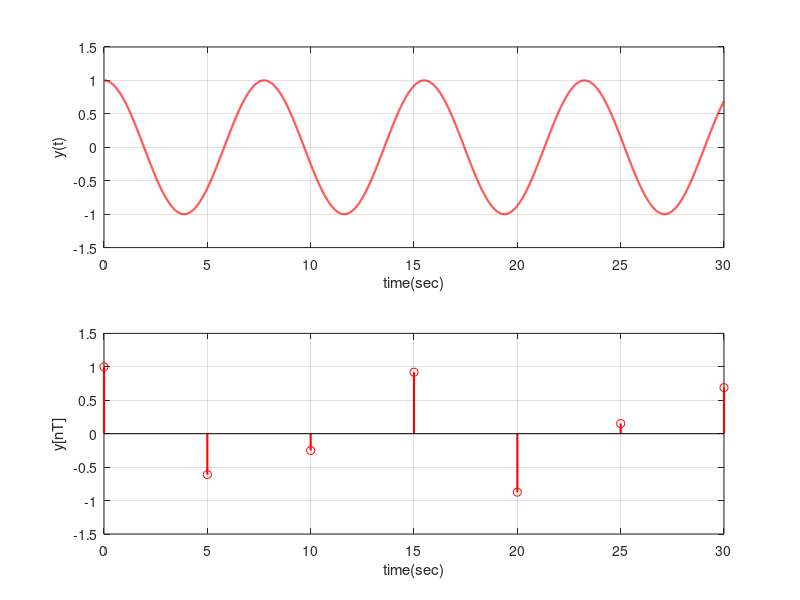

The MATLAB script that drew this image:
% Author : Malitha Dilshan
% Title  : Lab 02-Exersice 01-part-b(i)
% Date   : 2017-09-21

clear all;
close all;

Ts = 0.001; %resolution
t = 0:Ts:30; %time vector
n = 0:5:30;
f = 8*pi*t/31;
display(min(f));
f1 = 8*pi*n/31;
y = cos(f);
y1 = cos(f1);

w0 = 8*pi/31;  % fundamental frequency rad/s
T0 = 2*31/8;
disp(T0);

subplot(2,1,1)
plot(t,y,'r','linewidth',1.5);
axis([0 30 -1.5 1.5]);
grid on;
xlabel('time(sec)');
ylabel('y(t)');

subplot(2,1,2)
stem(n,y1,'r','linewidth',1.5);
axis([0 30 -1.5 1.5]);
grid on;
xlabel('time(sec)');
ylabel('y[nT]');

